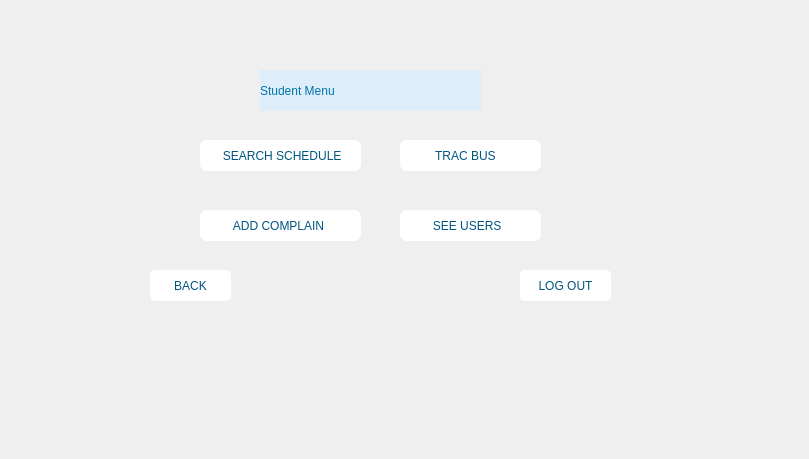
    <widget class="QWidget" name="student_menu">
     <widget class="QLabel" name="label_42">
      <property name="geometry">
       <rect>
        <x>260</x>
        <y>70</y>
        <width>221</width>
        <height>41</height>
       </rect>
      </property>
      <property name="styleSheet">
       <string notr="true">font: 20pt &quot;Lucida Calligraphy&quot;;
background-color: none;
background-color: rgb(222, 237, 250);
color: rgb(0, 117, 171);</string>
      </property>
      <property name="text">
       <string>Student Menu</string>
      </property>
     </widget>
     <widget class="QPushButton" name="pushButton_14">
      <property name="geometry">
       <rect>
        <x>150</x>
        <y>270</y>
        <width>81</width>
        <height>31</height>
       </rect>
      </property>
      <property name="styleSheet">
       <string notr="true">color: rgb(0, 85, 127);
background-color: rgb(255, 255, 255);
font: 700 10pt &quot;Segoe UI&quot;;
border-radius: 5px;</string>
      </property>
      <property name="text">
       <string>BACK</string>
      </property>
      <property name="icon">
       <iconset resource="IMAGE.qrc">
        <normaloff>:/pic/images/back.png</normaloff>:/pic/images/back.png</iconset>
      </property>
     </widget>
     <widget class="QLabel" name="label_54">
      <property name="geometry">
       <rect>
        <x>0</x>
        <y>0</y>
        <width>800</width>
        <height>450</height>
       </rect>
      </property>
      <property name="text">
       <string/>
      </property>
      <property name="pixmap">
       <pixmap resource="IMAGE.qrc">:/pic/images/Schedule.png</pixmap>
      </property>
      <property name="scaledContents">
       <bool>true</bool>
      </property>
     </widget>
     <widget class="QPushButton" name="pushButton_56">
      <property name="geometry">
       <rect>
        <x>200</x>
        <y>140</y>
        <width>161</width>
        <height>31</height>
       </rect>
      </property>
      <property name="styleSheet">
       <string notr="true">color: rgb(0, 85, 127);
background-color: rgb(255, 255, 255);
font: 700 10pt &quot;Segoe UI&quot;;
border-radius: 7px;</string>
      </property>
      <property name="text">
       <string> SEARCH SCHEDULE</string>
      </property>
      <property name="icon">
       <iconset resource="IMAGE.qrc">
        <normaloff>:/pic/images/Next.png</normaloff>:/pic/images/Next.png</iconset>
      </property>
     </widget>
     <widget class="QPushButton" name="pushButton_57">
      <property name="geometry">
       <rect>
        <x>200</x>
        <y>210</y>
        <width>161</width>
        <height>31</height>
       </rect>
      </property>
      <property name="styleSheet">
       <string notr="true">color: rgb(0, 85, 127);
background-color: rgb(255, 255, 255);
font: 700 10pt &quot;Segoe UI&quot;;
border-radius: 7px;</string>
      </property>
      <property name="text">
       <string> ADD COMPLAIN  </string>
      </property>
      <property name="icon">
       <iconset resource="IMAGE.qrc">
        <normaloff>:/pic/images/Next.png</normaloff>:/pic/images/Next.png</iconset>
      </property>
     </widget>
     <widget class="QPushButton" name="pushButton_58">
      <property name="geometry">
       <rect>
        <x>400</x>
        <y>140</y>
        <width>141</width>
        <height>31</height>
       </rect>
      </property>
      <property name="styleSheet">
       <string notr="true">color: rgb(0, 85, 127);
background-color: rgb(255, 255, 255);
font: 700 10pt &quot;Segoe UI&quot;;
border-radius: 7px;</string>
      </property>
      <property name="text">
       <string> TRAC BUS    </string>
      </property>
      <property name="icon">
       <iconset resource="IMAGE.qrc">
        <normaloff>:/pic/images/loading.png</normaloff>:/pic/images/loading.png</iconset>
      </property>
     </widget>
     <widget class="QPushButton" name="pushButton_59">
      <property name="geometry">
       <rect>
        <x>520</x>
        <y>270</y>
        <width>91</width>
        <height>31</height>
       </rect>
      </property>
      <property name="styleSheet">
       <string notr="true">color: rgb(0, 85, 127);
background-color: rgb(255, 255, 255);
font: 700 10pt &quot;Segoe UI&quot;;
border-radius: 5px;</string>
      </property>
      <property name="text">
       <string>LOG OUT</string>
      </property>
      <property name="icon">
       <iconset resource="IMAGE.qrc">
        <normaloff>:/pic/images/OK.png</normaloff>:/pic/images/OK.png</iconset>
      </property>
     </widget>
     <widget class="QPushButton" name="pushButton_60">
      <property name="geometry">
       <rect>
        <x>400</x>
        <y>210</y>
        <width>141</width>
        <height>31</height>
       </rect>
      </property>
      <property name="styleSheet">
       <string notr="true">color: rgb(0, 85, 127);
background-color: rgb(255, 255, 255);
font: 700 10pt &quot;Segoe UI&quot;;
border-radius: 7px;</string>
      </property>
      <property name="text">
       <string>  SEE USERS    </string>
      </property>
      <property name="icon">
       <iconset resource="IMAGE.qrc">
        <normaloff>:/pic/images/loading.png</normaloff>:/pic/images/loading.png</iconset>
      </property>
     </widget>
     <zorder>label_54</zorder>
     <zorder>label_42</zorder>
     <zorder>pushButton_14</zorder>
     <zorder>pushButton_56</zorder>
     <zorder>pushButton_57</zorder>
     <zorder>pushButton_58</zorder>
     <zorder>pushButton_59</zorder>
     <zorder>pushButton_60</zorder>
    </widget>
